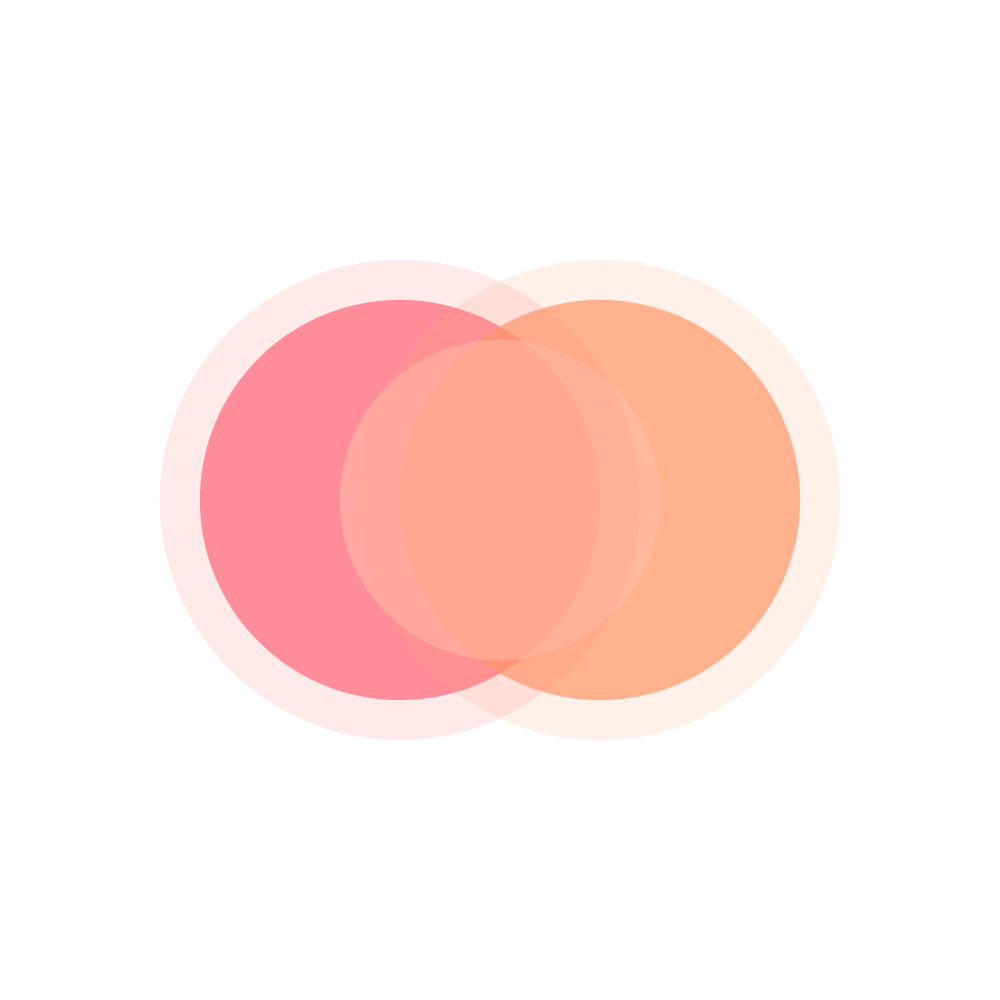
Frame 1 (no input)
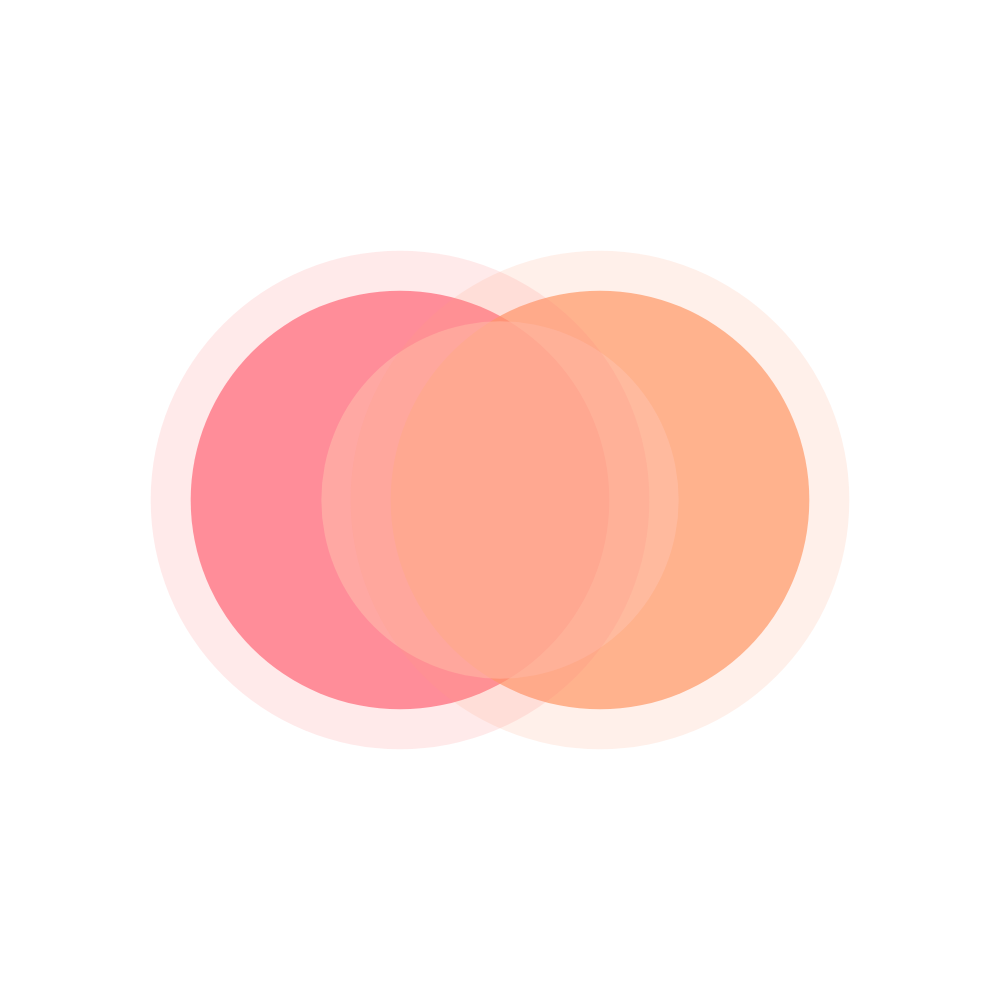
Frame 60 (no input)
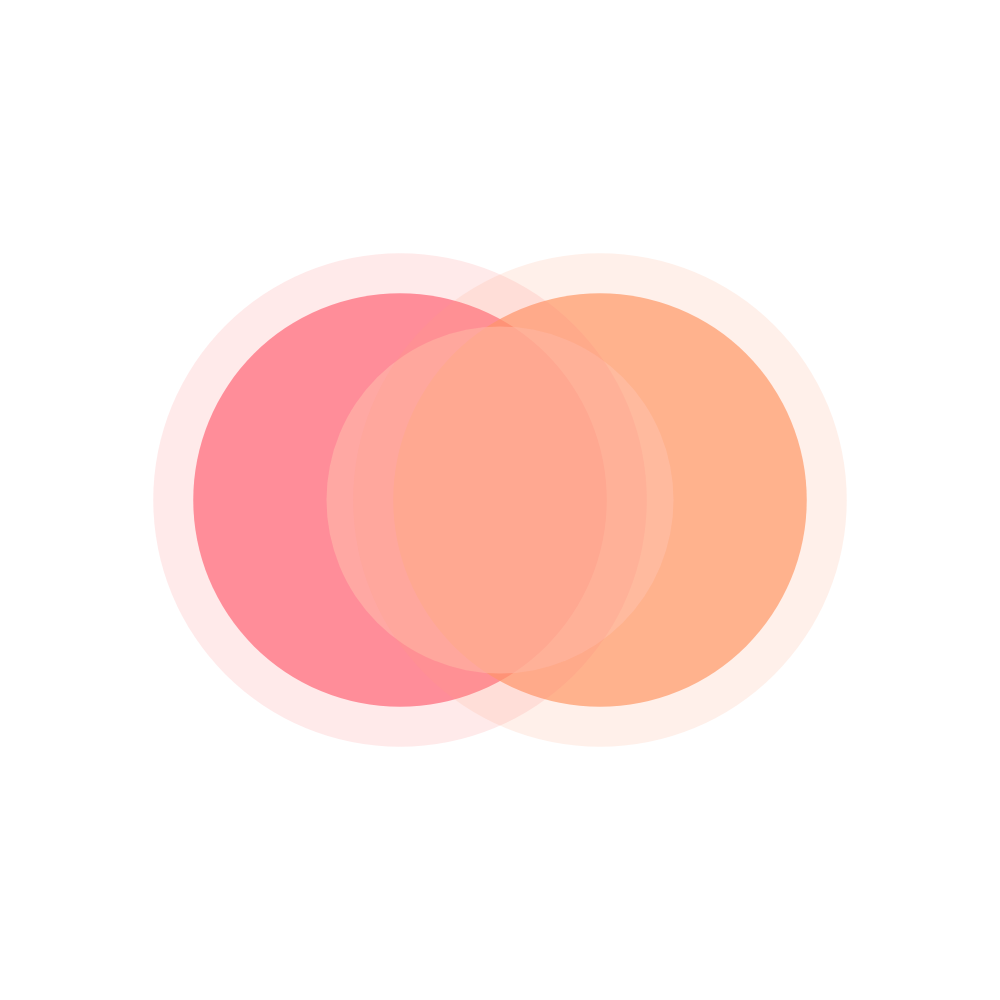
Frame 120 (the mouse pressed at the canvas centre since frame 60)

The p5.js sketch that drew these frames (run headless with seeded random() and noise() and a simulated clock; from frame 60 on, the mouse is pressed at the canvas centre):

// p5.js sketch
// ── sketch.js
function setup() {
createCanvas(1000, 1000);
noStroke();
}

function draw() {
background(255);

let pulse = sin(frameCount * 0.02) * 20; 

// Left c
fill(255, 100, 120, 180);
ellipse(400, 500, 400 + pulse, 400 + pulse);

// Right c
fill(255, 150, 100, 180);
ellipse(600, 500, 400 + pulse, 400 + pulse);

// Overlapping c
fill(255, 200, 180, 150);
ellipse(500, 500, 320 + pulse*2, 320 + pulse*2);

// outer c
fill(255, 120, 120, 40);
ellipse(400, 500, 480 + pulse , 480 + pulse);
// outer right c
fill(255, 160, 120, 40);
ellipse(600, 500, 480 + pulse, 480 + pulse);
}

function mousePressed() {
  background(255);}

// let pulse = sin(frameCount * 0.02) * 20; 

// // Left c
// fill(255, 100, 120, 180);
// ellipse(400, 500, 400 + pulse, 400 + pulse);

// // Right c
// fill(255, 150, 100, 180);
// ellipse(600, 500, 400 + pulse, 400 + pulse);

// // Overlapping c
// fill(255, 200, 180, 150);
// ellipse(500, 500, 320 + pulse*2, 320 + pulse*2);

// // outer c
// fill(255, 120, 120, 40);
// ellipse(400, 500, 480 + pulse , 480 + pulse);
// // outer right c
// fill(255, 160, 120, 40);
// ellipse(600, 500, 480 + pulse, 480 + pulse);
// }
